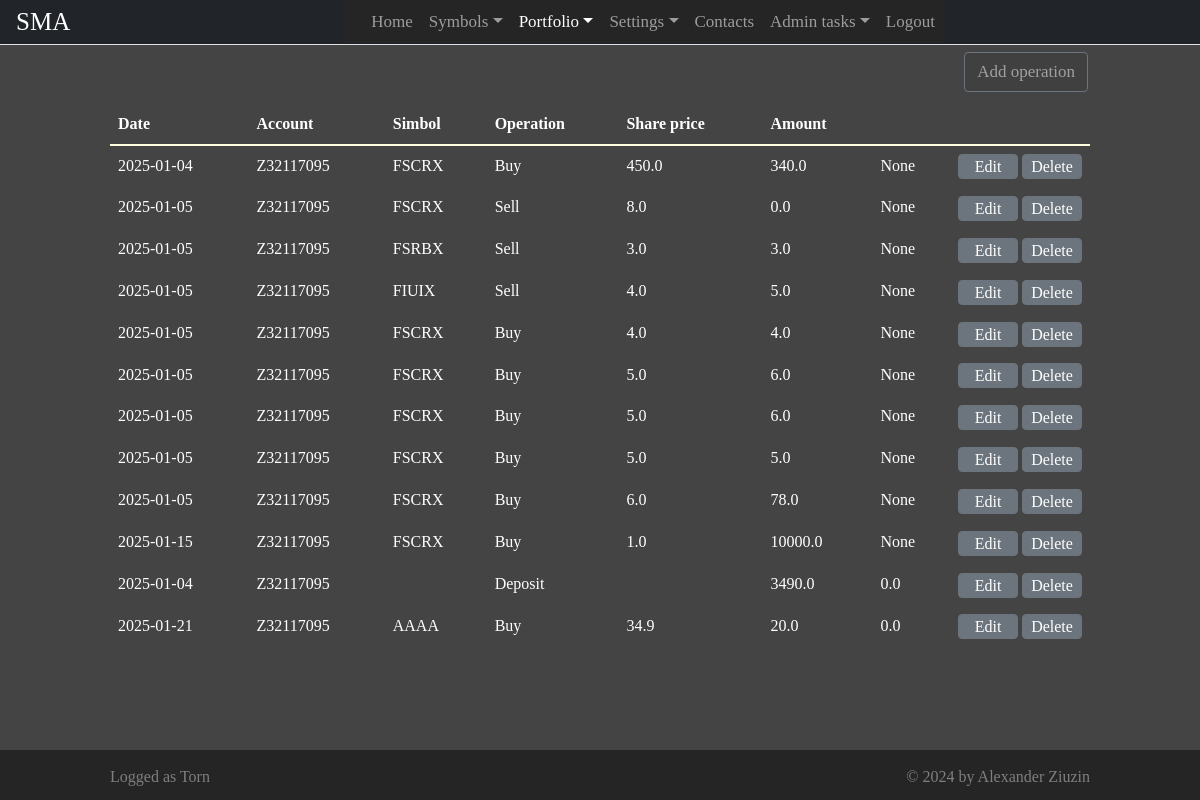
Screenshot of /activity (signed in) with the database file from the repository.
### app/models.py (models this page shows, shortened)
class Operation(db.Model):
    __tablename__ = 'operation'
    id = db.Column(db.Integer, primary_key=True, nullable = False, autoincrement=True)
    userid = db.Column(db.String(40), nullable = False)
    account = db.Column(db.String(15), nullable = False)
    simbol = db.Column(db.String(10), nullable = False)
    date = db.Column(db.Date, nullable = False)
    type = db.Column(db.Integer, nullable = False)
    price  = db.Column(db.Float, nullable = False)
    quantity = db.Column(db.Float, nullable = False)
    todayprice  = db.Column(db.Float, nullable = False)

class User(UserMixin, db.Model):
    __tablename__ = 'user'
    id = db.Column(db.String(40), primary_key=True)
    email = db.Column(db.String(80), unique=True)
    username = db.Column(db.String(100), unique=True)
    password_hash = db.Column(db.String())
    admin = db.Column(db.Boolean)

### app/views.py (the view)
@app.route("/activity")
@login_required
def activity():
   operationResult = ""
   accounts = []
   operations = []
   portfolioSymbols = []
   try:
      accounts = db.session.query(Account).filter(Account.userid == current_user.id).all()
      accounts.append(Account( "9140b38c-8d65-4e54-bf8f-205337e0634d", "Z32117095", 0.0, "USD") )
      operations = db.session.query(Operation).filter(Operation.userid == current_user.id).all()
      portfolioSymbols = db.session.query(UserSimbol)\
                                 .filter(UserSimbol.userid == current_user.id and
                                         UserSimbol.listtype == 1)\
                                 .all()
   except Exception as ex:
      operationResult = f"Error loading data {ex.args}"
   return render_template("activity.html", pageName = "Portfolio",
                          today = date.today(),
                          accounts = accounts,
                          portfolioSymbols = portfolioSymbols,
                          operations = operations,
                          user = current_user,
                          operationResult = operationResult)

### app/userlogin.py (called while the page is built)
@login.user_loader
def load_user(id):
    return User.query.get(str(id))

### app/templates/activity.html (shortened to what this page needs)
{% extends "base.html" %}
{% block main %}
<div class="container">
    <div class="row">
        <div class="col-md-12  text-end">
            <button id="btnAddOperation"
                    class="btn btn-submit btn-outline-secondary btn-manage-operation">
                Add operation
            </button>
        </div>
    </div>
    <div class="row empty-row"></div>
    <div class="row">
        <div class="col-md-12">
            <table class="table table-of-operations">
                <thead>
                    <tr>
                        <th>Date</th>
                        <th>Account</th>
                        <th>Simbol</th>
                        <th>Operation</th>
                        <th>Share price</th>
                        <th>Amount</th>
                    </tr>
                </thead>
                <tbody>
                    {% for operation in operations %}
                    <tr>
                        <td>{{ operation.date }}</td>
                        <td>{{ operation.account }}</td>
                        <td>{% if operation.type == 0 or operation.type == 1 %}
                                {{ operation.simbol }}
                            {% endif %}
                        </td>
                        <td>
                            {% if operation.type == 0 %}
                                Buy
                            {% elif operation.type == 1 %}
                                Sell
                            {% elif operation.type == 2 %}
                                Deposit
                            {% else %}
                                Withdraw
                            {% endif %}
                        </td>
                        <td>
                            {% if operation.type == 0 or operation.type == 1 %}
                                {{ operation.price }}
                            {% endif %}
                        </td>
                        <td>{{ operation.quantity }}</td>
                        <td>{{ operation.todayprice }}</td>
                        <td style = "width: 140px;">
                            <div class = "btn-manage-operation-container">
                            <button type = "button"
                                    class="btn btn-secondary  btn-edit-operation"
                                    data-id="{{ operation.id }}">Edit</button>
                            <button type = "button"
                                    class="btn btn-secondary btn-delete-operation"
                                    data-id="{{ operation.id }}">Delete</button>
                            </div>
                        </td>
                    </tr>
                    {% endfor %}
                </tbody>
            </table>
        </div>
</div>
{% endblock %}

### app/templates/base.html (shortened to what this page needs)
<!DOCTYPE html>
<html lang="en" dir="ltr">
    <head>
        <link rel="stylesheet" type="text/css" href="/static/css/bootstrap.min.css"/>
        <link rel="stylesheet" type="text/css" href="/static/css/style.css" />
	</head>
    <body >
      <header id = "page-header" class="container-sm">
        <nav class="navbar navbar-expand-sm navbar-dark bg-dark fixed-top navigation" >
          <a id = "brand-icon" class="navbar-brand cinzel-400" href="#">SMA</a>
          <div class="collapse navbar-collapse justify-content-center" id="navbarCollapse">
            <ul class="navbar-nav">
              <li class = "nav-item">
                <a class="nav-link {% if pageName == 'Home' %} active {% endif %}" aria-current="page" href="/">Home</a>
              </li>
              {% if user.is_authenticated %}
              <li class = "nav-item dropdown">
                <a  id="navbarDropdownSymbols"
                    class="nav-link dropdown-toggle {% if pageName == 'Symbols' %} active {% endif %}"
                    href="#"
                    role="button" data-bs-toggle="dropdown"
                    aria-expanded="false">Symbols</a>
              </li>
              <li class = "nav-item dropdown">
                <a id ="navbarDropdownPortfolio"
                   class="nav-link dropdown-toggle {% if pageName == 'Portfolio' %} active {% endif %}"
                   href="#"
                   role="button" data-bs-toggle="dropdown"
                  aria-expanded="false">Portfolio</a>
              </li>
              <li class = "nav-item dropdown">
                <a id ="navbarDropdownSettings"
                   class="nav-link dropdown-toggle {% if pageName == 'Settings' %} active {% endif %}"
                   href="#"
                   role="button" data-bs-toggle="dropdown"
                   aria-expanded="false">Settings</a>
              </li>
              {% endif %}
              <li class = "nav-item">
                <a class="nav-link {% if pageName == 'Contacts' %} active {% endif %}" href="/contacts">Contacts</a>
              </li>
              {% if user.admin %}
              <li class = "nav-item dropdown">
                <a id ="navbarDropdownSettings"
                   class="nav-link dropdown-toggle {% if pageName == 'AdminTasks' %} active {% endif %}"
                   href="#"
                   role="button" data-bs-toggle="dropdown"
                   aria-expanded="false">Admin tasks</a>
              {% endif %}
              <li class = "nav-item">
                {% if user.is_authenticated %}
                  <a class="nav-link {% if pageName == 'Login' %} active {% endif %}" href="/logout">Logout</a>
                {% else %}
                  <a class="nav-link {% if pageName == 'Logout' %} active {% endif %}" href="/login">Login</a>
                {% endif %}
              </li>
            </ul>
          </div>
        </nav>
      </header>
      <main id="main">
          {% block main %}
          {% endblock %}
      </main>
      <footer class = "d-flex align-items-center">
        <div  class = "container">
          <div class = "row ">
            <div class = "col-sm-6">
              <div class = "d-flex justify-content-start">
                {% if user.is_authenticated %}
                  Logged as {{user.username}}
                {% endif %}
              </div>
            </div>
            <div class = "col-sm-6" >
              <div class = "d-flex justify-content-end">
                © 2024 by Alexander Ziuzin
              </div>
            </div>
          </div>
        </div>
      </footer>
    </body>
</html>

### app/static/css/style.css (style rules this page uses)
@media (min-width: 440px) { .container, .container-sm, .container-md, .container-lg, .container-xl { max-width: 800px; } }
@media (min-width: 360px) { .container, .container-sm, .container-md, .container-lg, .container-xl { max-width: 540px; padding-left: 0px; padding-right: 0px; } }
@media (min-width: 768px) { .container, .container-sm, .container-md, .container-lg, .container-xl { max-width: 750px; } }
@media (min-width: 992px) { .container, .container-sm, .container-md, .container-lg, .container-xl { max-width: 980px; } }
html { visibility:hidden; }
body { color: #566787; background-color:rgb(68, 68, 68); font-family: "HvDTrial_Brandon_Grotesque_regular"; text-size-adjust: 100%; min-width: 360px; }
.cinzel-400 { font-family: 'Cinzel'; font-size: 1.5em; font-weight: 400; color:White; }
.navigation { height: 45px; padding-top: 0px; padding-bottom: 0px; border-bottom: solid white 1px; }
#main { width: 100%; margin-top: 50px; margin-left: 0px; margin-right: 0px; }
footer { position:fixed; bottom: 0; width:100%; height: 50px; background-color:rgb(37, 37, 37); text-align: center; padding-top: 5px; color: #7F7F7F; font-size:medium; padding-top: 3px; }
#brand-icon { margin-left: 4px; }
.navbar { padding-top: 0 !important; padding-bottom: 0 !important; background: #ffffff; padding-left: 0px; padding-right: 0px; border-bottom: 1px solid #dfe3e8; border-radius: 0; }
.navbar .navbar-brand { padding-left: 0; font-size: 25px; }
.navbar .navbar-nav { position: relative; background-color:rgb(37, 37, 37); padding-left: 20px; }
.navbar a, .navbar a:active { color: #888; font-size: 17px; background: transparent; }
.active { color:white; }
#brand-icon { margin-left: 16px; }
.navbar-dark { margin-bottom: 2px; }
#btnSubmit, #btnCancel, #btnReset, #btnGetCompanyData, #btnAddOperation { background-color: #404040; color:#A0A0A0; font-size: 17px; margin: 2px; }
.btn-submit { text-wrap: nowrap; }
.empty-row { height: 10px; }
.table-of-operations { color: white; }
.table-of-operations thead { border-bottom-style: solid; border-bottom-color: lightyellow; border-bottom-width: 2px; }
.btn-manage-operation-container { width:auto; }
.btn-edit-operation, .btn-delete-operation { height: 25px; width: 60px; padding: 0px; }
.table>:not(caption)>*>* { padding: .5rem .5rem; border-bottom-width: 0px; }

### rows the page displays
Operation: date "2025-01-04", account "Z32117095", simbol "FSCRX", type "Buy", price "450.0", quantity "340.0", todayprice "None"
Operation: date "2025-01-05", account "Z32117095", simbol "FSCRX", type "Sell", price "8.0", quantity "0.0", todayprice "None"
Operation: date "2025-01-05", account "Z32117095", simbol "FSRBX", type "Sell", price "3.0", quantity "3.0", todayprice "None"
Operation: date "2025-01-05", account "Z32117095", simbol "FIUIX", type "Sell", price "4.0", quantity "5.0", todayprice "None"
Operation: date "2025-01-05", account "Z32117095", simbol "FSCRX", type "Buy", price "4.0", quantity "4.0", todayprice "None"
Operation: date "2025-01-05", account "Z32117095", simbol "FSCRX", type "Buy", price "5.0", quantity "6.0", todayprice "None"
Operation: date "2025-01-05", account "Z32117095", simbol "FSCRX", type "Buy", price "5.0", quantity "6.0", todayprice "None"
Operation: date "2025-01-05", account "Z32117095", simbol "FSCRX", type "Buy", price "5.0", quantity "5.0", todayprice "None"
Operation: date "2025-01-05", account "Z32117095", simbol "FSCRX", type "Buy", price "6.0", quantity "78.0", todayprice "None"
Operation: date "2025-01-15", account "Z32117095", simbol "FSCRX", type "Buy", price "1.0", quantity "10000.0", todayprice "None"
Operation: date "2025-01-04", account "Z32117095", type "Deposit", quantity "3490.0", todayprice "0.0"
Operation: date "2025-01-21", account "Z32117095", simbol "AAAA", type "Buy", price "34.9", quantity "20.0", todayprice "0.0"
User: username "Torn"
